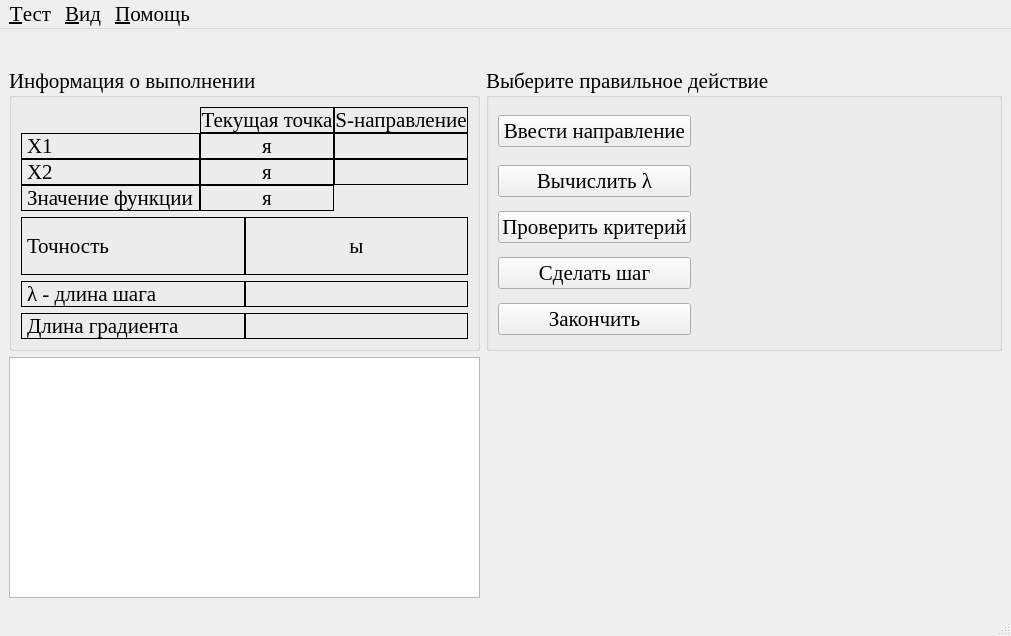
<?xml version="1.0" encoding="UTF-8"?>
<ui version="4.0">
 <class>FasterDescent</class>
 <widget class="QMainWindow" name="FasterDescent">
  <property name="windowModality">
   <enum>Qt::ApplicationModal</enum>
  </property>
  <property name="geometry">
   <rect>
    <x>0</x>
    <y>0</y>
    <width>975</width>
    <height>636</height>
   </rect>
  </property>
  <property name="font">
   <font>
    <family>Times New Roman</family>
    <pointsize>16</pointsize>
   </font>
  </property>
  <property name="windowTitle">
   <string>Метод наискорейшего спуска</string>
  </property>
  <widget class="QWidget" name="centralwidget">
   <layout class="QGridLayout" name="gridLayout_13" columnstretch="1,2" rowminimumheight="0,0,1">
    <item row="0" column="0" colspan="2">
     <widget class="QLabel" name="func">
      <property name="alignment">
       <set>Qt::AlignCenter</set>
      </property>
     </widget>
    </item>
    <item row="1" column="0">
     <widget class="QGroupBox" name="groupBox_2">
      <property name="title">
       <string>Информация о выполнении</string>
      </property>
      <layout class="QGridLayout" name="gridLayout_3">
       <item row="0" column="0">
        <layout class="QVBoxLayout" name="verticalLayout">
         <item>
          <layout class="QGridLayout" name="gridLayout_6">
           <property name="spacing">
            <number>0</number>
           </property>
           <item row="0" column="1">
            <widget class="QLabel" name="label_11">
             <property name="frameShape">
              <enum>QFrame::Box</enum>
             </property>
             <property name="text">
              <string>Текущая точка</string>
             </property>
             <property name="alignment">
              <set>Qt::AlignCenter</set>
             </property>
             <property name="textInteractionFlags">
              <set>Qt::LinksAccessibleByMouse|Qt::TextSelectableByMouse</set>
             </property>
            </widget>
           </item>
           <item row="0" column="2">
            <widget class="QLabel" name="label_12">
             <property name="frameShape">
              <enum>QFrame::Box</enum>
             </property>
             <property name="text">
              <string>S-направление</string>
             </property>
             <property name="alignment">
              <set>Qt::AlignCenter</set>
             </property>
             <property name="textInteractionFlags">
              <set>Qt::LinksAccessibleByMouse|Qt::TextSelectableByMouse</set>
             </property>
            </widget>
           </item>
           <item row="1" column="0">
            <widget class="QLabel" name="label_5">
             <property name="frameShape">
              <enum>QFrame::Box</enum>
             </property>
             <property name="text">
              <string>Х1</string>
             </property>
             <property name="textInteractionFlags">
              <set>Qt::LinksAccessibleByMouse|Qt::TextSelectableByMouse</set>
             </property>
            </widget>
           </item>
           <item row="1" column="1">
            <widget class="QLabel" name="x1_lb">
             <property name="frameShape">
              <enum>QFrame::Box</enum>
             </property>
             <property name="text">
              <string>я</string>
             </property>
             <property name="alignment">
              <set>Qt::AlignCenter</set>
             </property>
             <property name="textInteractionFlags">
              <set>Qt::LinksAccessibleByMouse|Qt::TextSelectableByMouse</set>
             </property>
            </widget>
           </item>
           <item row="1" column="2">
            <widget class="QLabel" name="s_x1_lb">
             <property name="frameShape">
              <enum>QFrame::Box</enum>
             </property>
             <property name="alignment">
              <set>Qt::AlignCenter</set>
             </property>
             <property name="textInteractionFlags">
              <set>Qt::LinksAccessibleByMouse|Qt::TextSelectableByMouse</set>
             </property>
            </widget>
           </item>
           <item row="2" column="0">
            <widget class="QLabel" name="label_6">
             <property name="frameShape">
              <enum>QFrame::Box</enum>
             </property>
             <property name="text">
              <string>Х2</string>
             </property>
             <property name="textInteractionFlags">
              <set>Qt::LinksAccessibleByMouse|Qt::TextSelectableByMouse</set>
             </property>
            </widget>
           </item>
           <item row="2" column="1">
            <widget class="QLabel" name="x2_lb">
             <property name="frameShape">
              <enum>QFrame::Box</enum>
             </property>
             <property name="text">
              <string>я</string>
             </property>
             <property name="alignment">
              <set>Qt::AlignCenter</set>
             </property>
             <property name="textInteractionFlags">
              <set>Qt::LinksAccessibleByMouse|Qt::TextSelectableByMouse</set>
             </property>
            </widget>
           </item>
           <item row="2" column="2">
            <widget class="QLabel" name="s_x2_lb">
             <property name="frameShape">
              <enum>QFrame::Box</enum>
             </property>
             <property name="alignment">
              <set>Qt::AlignCenter</set>
             </property>
             <property name="textInteractionFlags">
              <set>Qt::LinksAccessibleByMouse|Qt::TextSelectableByMouse</set>
             </property>
            </widget>
           </item>
           <item row="3" column="0">
            <widget class="QLabel" name="label_10">
             <property name="frameShape">
              <enum>QFrame::Box</enum>
             </property>
             <property name="text">
              <string>Значение функции</string>
             </property>
             <property name="textInteractionFlags">
              <set>Qt::LinksAccessibleByMouse|Qt::TextSelectableByMouse</set>
             </property>
            </widget>
           </item>
           <item row="3" column="1">
            <widget class="QLabel" name="fsign_lb">
             <property name="frameShape">
              <enum>QFrame::Box</enum>
             </property>
             <property name="text">
              <string>я</string>
             </property>
             <property name="alignment">
              <set>Qt::AlignCenter</set>
             </property>
             <property name="textInteractionFlags">
              <set>Qt::LinksAccessibleByMouse|Qt::TextSelectableByMouse</set>
             </property>
            </widget>
           </item>
          </layout>
         </item>
         <item>
          <layout class="QHBoxLayout" name="horizontalLayout">
           <property name="spacing">
            <number>0</number>
           </property>
           <item>
            <widget class="QLabel" name="label">
             <property name="frameShape">
              <enum>QFrame::Box</enum>
             </property>
             <property name="text">
              <string>Точность</string>
             </property>
             <property name="textInteractionFlags">
              <set>Qt::LinksAccessibleByMouse|Qt::TextSelectableByMouse</set>
             </property>
            </widget>
           </item>
           <item>
            <widget class="QLabel" name="precision_lb">
             <property name="frameShape">
              <enum>QFrame::Box</enum>
             </property>
             <property name="text">
              <string>ы</string>
             </property>
             <property name="alignment">
              <set>Qt::AlignCenter</set>
             </property>
             <property name="textInteractionFlags">
              <set>Qt::LinksAccessibleByMouse|Qt::TextSelectableByMouse</set>
             </property>
            </widget>
           </item>
          </layout>
         </item>
         <item>
          <layout class="QGridLayout" name="gridLayout_2">
           <property name="horizontalSpacing">
            <number>0</number>
           </property>
           <item row="0" column="0">
            <widget class="QLabel" name="label_3">
             <property name="frameShape">
              <enum>QFrame::Box</enum>
             </property>
             <property name="text">
              <string>λ - длина шага</string>
             </property>
             <property name="textInteractionFlags">
              <set>Qt::LinksAccessibleByMouse|Qt::TextSelectableByMouse</set>
             </property>
            </widget>
           </item>
           <item row="0" column="1">
            <widget class="QLabel" name="length_step_a_lb">
             <property name="frameShape">
              <enum>QFrame::Box</enum>
             </property>
             <property name="alignment">
              <set>Qt::AlignCenter</set>
             </property>
             <property name="textInteractionFlags">
              <set>Qt::LinksAccessibleByMouse|Qt::TextSelectableByMouse</set>
             </property>
            </widget>
           </item>
           <item row="1" column="0">
            <widget class="QLabel" name="label_7">
             <property name="frameShape">
              <enum>QFrame::Box</enum>
             </property>
             <property name="text">
              <string>Длина градиента</string>
             </property>
             <property name="textInteractionFlags">
              <set>Qt::LinksAccessibleByMouse|Qt::TextSelectableByMouse</set>
             </property>
            </widget>
           </item>
           <item row="1" column="1">
            <widget class="QLabel" name="length_grad_lb">
             <property name="frameShape">
              <enum>QFrame::Box</enum>
             </property>
             <property name="alignment">
              <set>Qt::AlignCenter</set>
             </property>
             <property name="textInteractionFlags">
              <set>Qt::LinksAccessibleByMouse|Qt::TextSelectableByMouse</set>
             </property>
            </widget>
           </item>
          </layout>
         </item>
        </layout>
       </item>
      </layout>
     </widget>
    </item>
    <item row="1" column="1">
     <widget class="QGroupBox" name="groupBox_3">
      <property name="title">
       <string>Выберите правильное действие</string>
      </property>
      <property name="checkable">
       <bool>false</bool>
      </property>
      <layout class="QGridLayout" name="gridLayout" columnstretch="1,2">
       <item row="0" column="0">
        <widget class="QPushButton" name="inserts_bt">
         <property name="toolTip">
          <string>&lt;!DOCTYPE HTML PUBLIC &quot;-//W3C//DTD HTML 4.0//EN&quot; &quot;http://www.w3.org/TR/REC-html40/strict.dtd&quot;&gt;
&lt;html&gt;&lt;head&gt;&lt;meta name=&quot;qrichtext&quot; content=&quot;1&quot; /&gt;&lt;style type=&quot;text/css&quot;&gt;
p, li { white-space: pre-wrap; }
&lt;/style&gt;&lt;/head&gt;&lt;body style=&quot; font-family:'MS Shell Dlg 2'; font-size:8.25pt; font-weight:400; font-style:normal;&quot;&gt;
&lt;p style=&quot; margin-top:0px; margin-bottom:0px; margin-left:0px; margin-right:0px; -qt-block-indent:0; text-indent:0px;&quot;&gt;&lt;span style=&quot; font-family:'Times New Roman'; font-size:13pt;&quot;&gt;Ввести координаты градиента&lt;/span&gt;&lt;/p&gt;&lt;/body&gt;&lt;/html&gt;</string>
         </property>
         <property name="text">
          <string>Ввести направление</string>
         </property>
        </widget>
       </item>
       <item row="0" column="1" rowspan="5">
        <widget class="QStackedWidget" name="stackedWidget">
         <property name="currentIndex">
          <number>4</number>
         </property>
         <widget class="QWidget" name="ins_s">
          <layout class="QGridLayout" name="gridLayout_4" rowstretch="1,0">
           <item row="0" column="0">
            <widget class="QGroupBox" name="groupBox">
             <property name="font">
              <font>
               <weight>50</weight>
               <bold>false</bold>
              </font>
             </property>
             <property name="title">
              <string>Направление минимизации</string>
             </property>
             <layout class="QGridLayout" name="gridLayout_5">
              <item row="0" column="0">
               <widget class="QRadioButton" name="grad_fx">
                <property name="font">
                 <font>
                  <pointsize>14</pointsize>
                 </font>
                </property>
                <property name="text">
                 <string>S = grad f(X)</string>
                </property>
               </widget>
              </item>
              <item row="1" column="0">
               <widget class="QRadioButton" name="agrad_fx">
                <property name="font">
                 <font>
                  <pointsize>14</pointsize>
                 </font>
                </property>
                <property name="text">
                 <string>S = - grad f(X)</string>
                </property>
               </widget>
              </item>
              <item row="2" column="0">
               <widget class="QRadioButton" name="one_one">
                <property name="font">
                 <font>
                  <pointsize>14</pointsize>
                 </font>
                </property>
                <property name="text">
                 <string>S = (1; 1)</string>
                </property>
               </widget>
              </item>
              <item row="3" column="0">
               <widget class="QRadioButton" name="aone_one">
                <property name="font">
                 <font>
                  <pointsize>14</pointsize>
                 </font>
                </property>
                <property name="text">
                 <string>S = (-1; 1)</string>
                </property>
               </widget>
              </item>
             </layout>
            </widget>
           </item>
           <item row="1" column="0">
            <layout class="QHBoxLayout" name="horizontalLayout_2">
             <item>
              <spacer name="horizontalSpacer">
               <property name="orientation">
                <enum>Qt::Horizontal</enum>
               </property>
               <property name="sizeHint" stdset="0">
                <size>
                 <width>40</width>
                 <height>20</height>
                </size>
               </property>
              </spacer>
             </item>
             <item>
              <widget class="QPushButton" name="next1_bt">
               <property name="font">
                <font>
                 <pointsize>12</pointsize>
                </font>
               </property>
               <property name="text">
                <string>Далее</string>
               </property>
              </widget>
             </item>
             <item>
              <spacer name="horizontalSpacer_2">
               <property name="orientation">
                <enum>Qt::Horizontal</enum>
               </property>
               <property name="sizeHint" stdset="0">
                <size>
                 <width>40</width>
                 <height>20</height>
                </size>
               </property>
              </spacer>
             </item>
            </layout>
           </item>
          </layout>
         </widget>
         <widget class="QWidget" name="in_grad">
          <layout class="QGridLayout" name="gridLayout_8" rowstretch="1,0">
           <item row="0" column="0">
            <widget class="QGroupBox" name="groupBox_4">
             <property name="title">
              <string>Введите градиент</string>
             </property>
             <layout class="QGridLayout" name="gridLayout_7">
              <item row="0" column="0">
               <layout class="QHBoxLayout" name="horizontalLayout_4" stretch="0,1">
                <item>
                 <widget class="QLabel" name="label_2">
                  <property name="font">
                   <font>
                    <pointsize>14</pointsize>
                   </font>
                  </property>
                  <property name="pixmap">
                   <pixmap resource="data.qrc">:/icon/dfdx1.PNG</pixmap>
                  </property>
                 </widget>
                </item>
                <item>
                 <widget class="QLineEdit" name="dfdx1">
                  <property name="font">
                   <font>
                    <pointsize>14</pointsize>
                   </font>
                  </property>
                 </widget>
                </item>
               </layout>
              </item>
              <item row="1" column="0">
               <layout class="QHBoxLayout" name="horizontalLayout_5">
                <item>
                 <widget class="QLabel" name="label_4">
                  <property name="font">
                   <font>
                    <pointsize>14</pointsize>
                   </font>
                  </property>
                  <property name="pixmap">
                   <pixmap resource="data.qrc">:/icon/dfdx2.PNG</pixmap>
                  </property>
                 </widget>
                </item>
                <item>
                 <widget class="QLineEdit" name="dfdx2">
                  <property name="font">
                   <font>
                    <pointsize>14</pointsize>
                   </font>
                  </property>
                 </widget>
                </item>
               </layout>
              </item>
             </layout>
            </widget>
           </item>
           <item row="1" column="0">
            <layout class="QHBoxLayout" name="horizontalLayout_3">
             <item>
              <spacer name="horizontalSpacer_3">
               <property name="orientation">
                <enum>Qt::Horizontal</enum>
               </property>
               <property name="sizeHint" stdset="0">
                <size>
                 <width>40</width>
                 <height>20</height>
                </size>
               </property>
              </spacer>
             </item>
             <item>
              <widget class="QPushButton" name="next2_bt">
               <property name="font">
                <font>
                 <pointsize>12</pointsize>
                </font>
               </property>
               <property name="text">
                <string>Далее</string>
               </property>
              </widget>
             </item>
             <item>
              <spacer name="horizontalSpacer_4">
               <property name="orientation">
                <enum>Qt::Horizontal</enum>
               </property>
               <property name="sizeHint" stdset="0">
                <size>
                 <width>40</width>
                 <height>20</height>
                </size>
               </property>
              </spacer>
             </item>
            </layout>
           </item>
          </layout>
         </widget>
         <widget class="QWidget" name="compare">
          <layout class="QGridLayout" name="gridLayout_10" rowstretch="1,0">
           <item row="0" column="0">
            <widget class="QGroupBox" name="groupBox_5">
             <property name="title">
              <string>Критерий остановки</string>
             </property>
             <layout class="QGridLayout" name="gridLayout_9">
              <item row="0" column="0">
               <widget class="QRadioButton" name="fxk_fx">
                <property name="font">
                 <font>
                  <pointsize>14</pointsize>
                 </font>
                </property>
                <property name="text">
                 <string>|| f(xk) - f(x) || &lt; ℰ</string>
                </property>
               </widget>
              </item>
              <item row="1" column="0">
               <widget class="QRadioButton" name="xk_x">
                <property name="font">
                 <font>
                  <pointsize>14</pointsize>
                 </font>
                </property>
                <property name="text">
                 <string>|| xk - x || &lt; ℰ</string>
                </property>
               </widget>
              </item>
              <item row="2" column="0">
               <widget class="QRadioButton" name="gradfx">
                <property name="font">
                 <font>
                  <pointsize>14</pointsize>
                 </font>
                </property>
                <property name="text">
                 <string>|| grad f(x) || &lt; ℰ</string>
                </property>
               </widget>
              </item>
             </layout>
            </widget>
           </item>
           <item row="1" column="0">
            <layout class="QHBoxLayout" name="horizontalLayout_6">
             <item>
              <spacer name="horizontalSpacer_5">
               <property name="orientation">
                <enum>Qt::Horizontal</enum>
               </property>
               <property name="sizeHint" stdset="0">
                <size>
                 <width>40</width>
                 <height>20</height>
                </size>
               </property>
              </spacer>
             </item>
             <item>
              <widget class="QPushButton" name="next3_bt">
               <property name="font">
                <font>
                 <pointsize>12</pointsize>
                </font>
               </property>
               <property name="text">
                <string>Далее</string>
               </property>
              </widget>
             </item>
             <item>
              <spacer name="horizontalSpacer_6">
               <property name="orientation">
                <enum>Qt::Horizontal</enum>
               </property>
               <property name="sizeHint" stdset="0">
                <size>
                 <width>40</width>
                 <height>20</height>
                </size>
               </property>
              </spacer>
             </item>
            </layout>
           </item>
          </layout>
         </widget>
         <widget class="QWidget" name="a">
          <layout class="QGridLayout" name="gridLayout_12" rowstretch="1,0">
           <item row="0" column="0">
            <widget class="QGroupBox" name="groupBox_6">
             <property name="title">
              <string>λ =</string>
             </property>
             <layout class="QGridLayout" name="gridLayout_11">
              <item row="0" column="0">
               <widget class="QRadioButton" name="two">
                <property name="font">
                 <font>
                  <pointsize>14</pointsize>
                 </font>
                </property>
                <property name="text">
                 <string>2</string>
                </property>
               </widget>
              </item>
              <item row="1" column="0">
               <widget class="QRadioButton" name="half">
                <property name="font">
                 <font>
                  <pointsize>14</pointsize>
                 </font>
                </property>
                <property name="text">
                 <string>0.5</string>
                </property>
               </widget>
              </item>
              <item row="2" column="0">
               <widget class="QRadioButton" name="maxf">
                <property name="font">
                 <font>
                  <pointsize>14</pointsize>
                 </font>
                </property>
                <property name="text">
                 <string>max f(x + λ*S)</string>
                </property>
               </widget>
              </item>
              <item row="3" column="0">
               <widget class="QRadioButton" name="minf">
                <property name="font">
                 <font>
                  <pointsize>14</pointsize>
                 </font>
                </property>
                <property name="text">
                 <string>min f(x + λ*S)</string>
                </property>
               </widget>
              </item>
             </layout>
            </widget>
           </item>
           <item row="1" column="0">
            <layout class="QHBoxLayout" name="horizontalLayout_7">
             <item>
              <spacer name="horizontalSpacer_7">
               <property name="orientation">
                <enum>Qt::Horizontal</enum>
               </property>
               <property name="sizeHint" stdset="0">
                <size>
                 <width>40</width>
                 <height>20</height>
                </size>
               </property>
              </spacer>
             </item>
             <item>
              <widget class="QPushButton" name="next4_bt">
               <property name="font">
                <font>
                 <pointsize>12</pointsize>
                </font>
               </property>
               <property name="text">
                <string>Далее</string>
               </property>
              </widget>
             </item>
             <item>
              <spacer name="horizontalSpacer_8">
               <property name="orientation">
                <enum>Qt::Horizontal</enum>
               </property>
               <property name="sizeHint" stdset="0">
                <size>
                 <width>40</width>
                 <height>20</height>
                </size>
               </property>
              </spacer>
             </item>
            </layout>
           </item>
          </layout>
         </widget>
         <widget class="QWidget" name="blank"/>
        </widget>
       </item>
       <item row="1" column="0">
        <widget class="QPushButton" name="calcula_bt">
         <property name="toolTip">
          <string>&lt;!DOCTYPE HTML PUBLIC &quot;-//W3C//DTD HTML 4.0//EN&quot; &quot;http://www.w3.org/TR/REC-html40/strict.dtd&quot;&gt;
&lt;html&gt;&lt;head&gt;&lt;meta name=&quot;qrichtext&quot; content=&quot;1&quot; /&gt;&lt;style type=&quot;text/css&quot;&gt;
p, li { white-space: pre-wrap; }
&lt;/style&gt;&lt;/head&gt;&lt;body style=&quot; font-family:'MS Shell Dlg 2'; font-size:8.25pt; font-weight:400; font-style:normal;&quot;&gt;
&lt;p style=&quot; margin-top:0px; margin-bottom:0px; margin-left:0px; margin-right:0px; -qt-block-indent:0; text-indent:0px;&quot;&gt;&lt;span style=&quot; font-family:'Times New Roman'; font-size:13pt;&quot;&gt;Вычислить длину шага&lt;/span&gt;&lt;/p&gt;&lt;/body&gt;&lt;/html&gt;</string>
         </property>
         <property name="text">
          <string>Вычислить λ</string>
         </property>
        </widget>
       </item>
       <item row="2" column="0">
        <widget class="QPushButton" name="check_bt">
         <property name="toolTip">
          <string>&lt;!DOCTYPE HTML PUBLIC &quot;-//W3C//DTD HTML 4.0//EN&quot; &quot;http://www.w3.org/TR/REC-html40/strict.dtd&quot;&gt;
&lt;html&gt;&lt;head&gt;&lt;meta name=&quot;qrichtext&quot; content=&quot;1&quot; /&gt;&lt;style type=&quot;text/css&quot;&gt;
p, li { white-space: pre-wrap; }
&lt;/style&gt;&lt;/head&gt;&lt;body style=&quot; font-family:'MS Shell Dlg 2'; font-size:8.25pt; font-weight:400; font-style:normal;&quot;&gt;
&lt;p style=&quot; margin-top:0px; margin-bottom:0px; margin-left:0px; margin-right:0px; -qt-block-indent:0; text-indent:0px;&quot;&gt;&lt;span style=&quot; font-family:'Times New Roman'; font-size:13pt;&quot;&gt;Вычислить длину градиента&lt;/span&gt;&lt;/p&gt;&lt;/body&gt;&lt;/html&gt;</string>
         </property>
         <property name="text">
          <string>Проверить критерий</string>
         </property>
        </widget>
       </item>
       <item row="3" column="0">
        <widget class="QPushButton" name="step_bt">
         <property name="toolTip">
          <string>&lt;!DOCTYPE HTML PUBLIC &quot;-//W3C//DTD HTML 4.0//EN&quot; &quot;http://www.w3.org/TR/REC-html40/strict.dtd&quot;&gt;
&lt;html&gt;&lt;head&gt;&lt;meta name=&quot;qrichtext&quot; content=&quot;1&quot; /&gt;&lt;style type=&quot;text/css&quot;&gt;
p, li { white-space: pre-wrap; }
&lt;/style&gt;&lt;/head&gt;&lt;body style=&quot; font-family:'MS Shell Dlg 2'; font-size:8.25pt; font-weight:400; font-style:normal;&quot;&gt;
&lt;p style=&quot; margin-top:0px; margin-bottom:0px; margin-left:0px; margin-right:0px; -qt-block-indent:0; text-indent:0px;&quot;&gt;&lt;span style=&quot; font-family:'Times New Roman'; font-size:13pt;&quot;&gt;Сделать шаг по направлению S на длину λ&lt;/span&gt;&lt;/p&gt;&lt;/body&gt;&lt;/html&gt;</string>
         </property>
         <property name="text">
          <string>Сделать шаг</string>
         </property>
        </widget>
       </item>
       <item row="4" column="0">
        <widget class="QPushButton" name="end_bt">
         <property name="toolTip">
          <string>&lt;!DOCTYPE HTML PUBLIC &quot;-//W3C//DTD HTML 4.0//EN&quot; &quot;http://www.w3.org/TR/REC-html40/strict.dtd&quot;&gt;
&lt;html&gt;&lt;head&gt;&lt;meta name=&quot;qrichtext&quot; content=&quot;1&quot; /&gt;&lt;style type=&quot;text/css&quot;&gt;
p, li { white-space: pre-wrap; }
&lt;/style&gt;&lt;/head&gt;&lt;body style=&quot; font-family:'Times New Roman'; font-size:13pt; font-weight:600; font-style:normal;&quot;&gt;
&lt;p style=&quot; margin-top:0px; margin-bottom:0px; margin-left:0px; margin-right:0px; -qt-block-indent:0; text-indent:0px;&quot;&gt;&lt;span style=&quot; font-weight:400;&quot;&gt;Закончить алгоритм, приняв текущую точку в качестве минимума.&lt;/span&gt;&lt;/p&gt;&lt;/body&gt;&lt;/html&gt;</string>
         </property>
         <property name="text">
          <string>Закончить</string>
         </property>
        </widget>
       </item>
      </layout>
     </widget>
    </item>
    <item row="2" column="0">
     <widget class="QTextBrowser" name="LogTxtBrsr">
      <property name="font">
       <font>
        <pointsize>14</pointsize>
       </font>
      </property>
     </widget>
    </item>
   </layout>
  </widget>
  <widget class="QMenuBar" name="menubar">
   <property name="geometry">
    <rect>
     <x>0</x>
     <y>0</y>
     <width>975</width>
     <height>23</height>
    </rect>
   </property>
   <widget class="QMenu" name="menu">
    <property name="title">
     <string>&amp;Помощь</string>
    </property>
    <addaction name="helpo_action"/>
    <addaction name="separator"/>
    <addaction name="about_action"/>
   </widget>
   <widget class="QMenu" name="menu_2">
    <property name="title">
     <string>&amp;Вид</string>
    </property>
    <addaction name="difiniFonto_act"/>
   </widget>
   <widget class="QMenu" name="menu_3">
    <property name="title">
     <string>&amp;Тест</string>
    </property>
    <addaction name="recomenc_acn"/>
    <addaction name="action"/>
    <addaction name="separator"/>
    <addaction name="exit"/>
   </widget>
   <addaction name="menu_3"/>
   <addaction name="menu_2"/>
   <addaction name="menu"/>
  </widget>
  <widget class="QStatusBar" name="statusbar"/>
  <action name="helpo_action">
   <property name="text">
    <string>&amp;Справка</string>
   </property>
   <property name="shortcut">
    <string>F1</string>
   </property>
  </action>
  <action name="difiniFonto_act">
   <property name="text">
    <string>Настроить &amp;шрифт</string>
   </property>
  </action>
  <action name="recomenc_acn">
   <property name="text">
    <string>Начать &amp;заново</string>
   </property>
  </action>
  <action name="action">
   <property name="text">
    <string>Вернуться в &amp;главное окно</string>
   </property>
  </action>
  <action name="exit">
   <property name="text">
    <string>&amp;Выйти из программы</string>
   </property>
  </action>
  <action name="about_action">
   <property name="text">
    <string>О &amp;программе...</string>
   </property>
  </action>
 </widget>
 <resources>
  <include location="data.qrc"/>
 </resources>
 <connections>
  <connection>
   <sender>action</sender>
   <signal>activated()</signal>
   <receiver>FasterDescent</receiver>
   <slot>close()</slot>
   <hints>
    <hint type="sourcelabel">
     <x>-1</x>
     <y>-1</y>
    </hint>
    <hint type="destinationlabel">
     <x>456</x>
     <y>314</y>
    </hint>
   </hints>
  </connection>
 </connections>
</ui>
